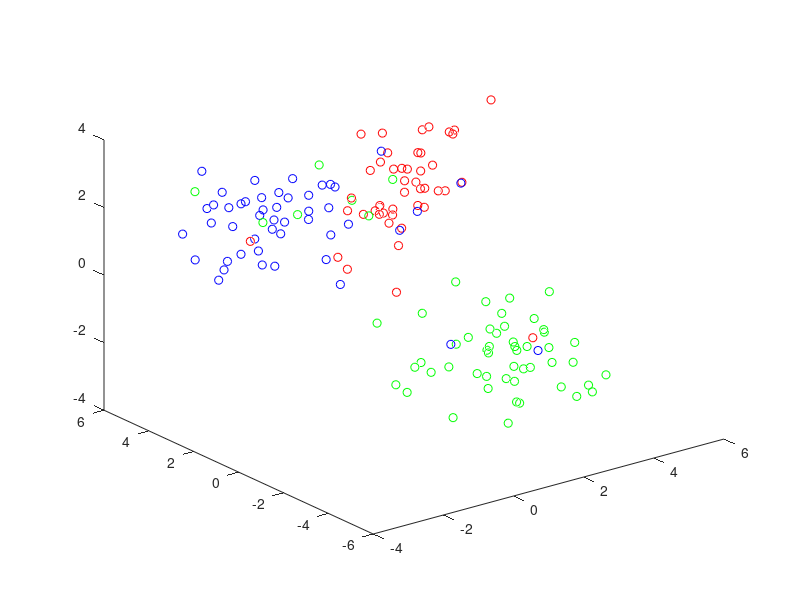

The MATLAB script that drew this image:
%% Memplot data menggunakan grafik

clear;
clc;
close all;

% Load data dan membedakan data berdasarkan kelasnya
dataTrain = csvread('data_train_PNN.csv');
dataTrain_sort = sortrows(dataTrain,4);
class0 = dataTrain_sort(1:46,:);
class1 = dataTrain_sort(47:94,:);
class2 = dataTrain_sort(95:150,:);

% Memplot grafik berdasarkan kelasnya
plot3(class0(:,1),class0(:,2),class0(:,3),'ro');
hold on;
plot3(class1(:,1),class1(:,2),class1(:,3),'bo');
hold on;
plot3(class2(:,1),class2(:,2),class2(:,3),'go');

%% Membangun fungsi utama probabilistik

% Menggunakan data Train
train = dataTrain(1:100,:);
valid = dataTrain(101:150,:);
train_sort = sortrows(train, 4);

% Memisahkan data train sesuai dengan kelasnya
jumlahAtribut = size(train,2)-1;
data_kelas = train(:,jumlahAtribut+1);
data_train = train(:,1:jumlahAtribut);
data_train0 = data_train(find(data_kelas==0),:);
data_train1 = data_train(find(data_kelas==1),:);
data_train2 = data_train(find(data_kelas==2),:);

% Smoothing parameter
s = 1;

% hitung g(x) dengan memisahkan setiap data train per kelasnya
for i = 1:size(valid)
    % Perhitungan f(x) pada kelas 0
    for j = 1:size(data_train0)
        kelas0(i,1) = exp(-(((valid(i,1)-data_train0(j,1))^2 + (valid(i,2)-data_train0(j,2))^2 + (valid(i,3)-data_train0(j,3))^2) / 2*s^2));
        f(i,1) = sum(kelas0(i,1))/size(data_train0,1);
    end
    
    % Perhitungan f(x) pada kelas 1
    for l = 1:size(data_train1)
        kelas1(i,1) = exp(-(((valid(i,1)-data_train1(l,1))^2 + (valid(i,2)-data_train1(l,2))^2 + (valid(i,3)-data_train1(l,3))^2) / 2*s^2));
        f(i,2) = sum(kelas1(i,1))/size(data_train1,1);
    end
    
    % Perhitungan f(x) pada kelas 2
    for n = 1:size(data_train2)
        kelas2(i,1) = exp(-(((valid(i,1)-data_train2(n,1))^2 + (valid(i,2)-data_train2(n,2))^2 + (valid(i,3)-data_train2(n,3))^2) / 2*s^2));
        f(i,3) = sum(kelas2(i,1))/size(data_train2,1);
    end
    
    % Memindahkan kelas pada data validasi ke matrix f(x)
    f(i,4) = valid(i,4);
    
    % Mencari nilai maksimum pada setiap baris matrix f(x)
    for k = 1:size(f)
        max_f(k,1) = max(f(k,1:3));
        if (find(max_f(k,1) == f(k,1:3)) == 1)
            klasifikasi(k,1) = 0;
        elseif (find(max_f(k,1) == f(k,1:3)) == 2)
            klasifikasi(k,1) = 1;
        elseif (find(max_f(k,1) == f(k,1:3)) == 3)
            klasifikasi(k,1) = 2;
        end
    end
    
    % Menghitung akurasi pada model yang dibuat
    jumlahBenar = 0;
    for m = 1:size(klasifikasi)
        if (klasifikasi(m,1) == f(m,4))
            jumlahBenar = jumlahBenar + 1;
        end
    end
    akurasi = (jumlahBenar/50)*100;
end